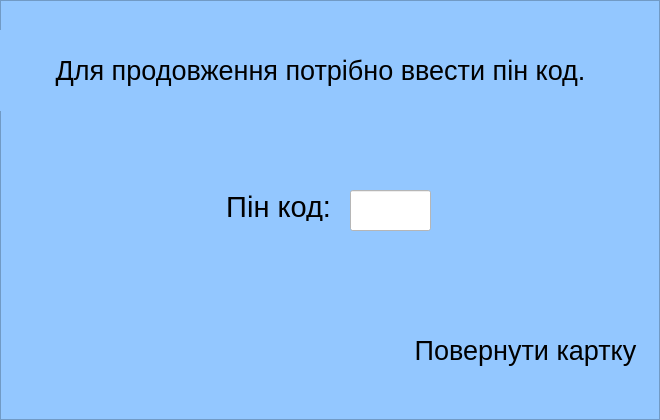
<?xml version="1.0" encoding="UTF-8"?>
<ui version="4.0">
 <class>ContinueScreen</class>
 <widget class="QFrame" name="ContinueScreen">
  <property name="geometry">
   <rect>
    <x>0</x>
    <y>0</y>
    <width>660</width>
    <height>420</height>
   </rect>
  </property>
  <property name="windowTitle">
   <string>Frame</string>
  </property>
  <property name="styleSheet">
   <string notr="true">background-color: rgb(147, 199, 255)</string>
  </property>
  <property name="frameShape">
   <enum>QFrame::StyledPanel</enum>
  </property>
  <property name="frameShadow">
   <enum>QFrame::Raised</enum>
  </property>
  <widget class="QLabel" name="label">
   <property name="geometry">
    <rect>
     <x>-10</x>
     <y>30</y>
     <width>661</width>
     <height>81</height>
    </rect>
   </property>
   <property name="text">
    <string>&lt;html&gt;&lt;head/&gt;&lt;body&gt;&lt;p align=&quot;center&quot;&gt;&lt;span style=&quot; font-size:20pt;&quot;&gt;Для продовження потрібно ввести пін код.&lt;/span&gt;&lt;/p&gt;&lt;/body&gt;&lt;/html&gt;</string>
   </property>
   <property name="textFormat">
    <enum>Qt::AutoText</enum>
   </property>
  </widget>
  <widget class="QLabel" name="label_2">
   <property name="geometry">
    <rect>
     <x>400</x>
     <y>310</y>
     <width>251</width>
     <height>81</height>
    </rect>
   </property>
   <property name="text">
    <string>&lt;html&gt;&lt;head/&gt;&lt;body&gt;&lt;p align=&quot;center&quot;&gt;&lt;span style=&quot; font-size:20pt;&quot;&gt;Повернути картку&lt;/span&gt;&lt;/p&gt;&lt;/body&gt;&lt;/html&gt;</string>
   </property>
   <property name="textFormat">
    <enum>Qt::AutoText</enum>
   </property>
  </widget>
  <widget class="QLabel" name="label_3">
   <property name="geometry">
    <rect>
     <x>10</x>
     <y>190</y>
     <width>321</width>
     <height>31</height>
    </rect>
   </property>
   <property name="font">
    <font>
     <pointsize>22</pointsize>
    </font>
   </property>
   <property name="text">
    <string>&lt;html&gt;&lt;head/&gt;&lt;body&gt;&lt;p align=&quot;right&quot;&gt;Пін код:&lt;/p&gt;&lt;/body&gt;&lt;/html&gt;</string>
   </property>
  </widget>
  <widget class="QLineEdit" name="pin">
   <property name="enabled">
    <bool>true</bool>
   </property>
   <property name="geometry">
    <rect>
     <x>350</x>
     <y>190</y>
     <width>81</width>
     <height>41</height>
    </rect>
   </property>
   <property name="font">
    <font>
     <pointsize>22</pointsize>
    </font>
   </property>
   <property name="accessibleName">
    <string/>
   </property>
   <property name="accessibleDescription">
    <string/>
   </property>
   <property name="styleSheet">
    <string notr="true">background-color: rgb(255, 255, 255)</string>
   </property>
   <property name="text">
    <string/>
   </property>
   <property name="maxLength">
    <number>4</number>
   </property>
   <property name="echoMode">
    <enum>QLineEdit::Password</enum>
   </property>
   <property name="placeholderText">
    <string/>
   </property>
   <property name="clearButtonEnabled">
    <bool>false</bool>
   </property>
  </widget>
 </widget>
 <resources/>
 <connections/>
</ui>
